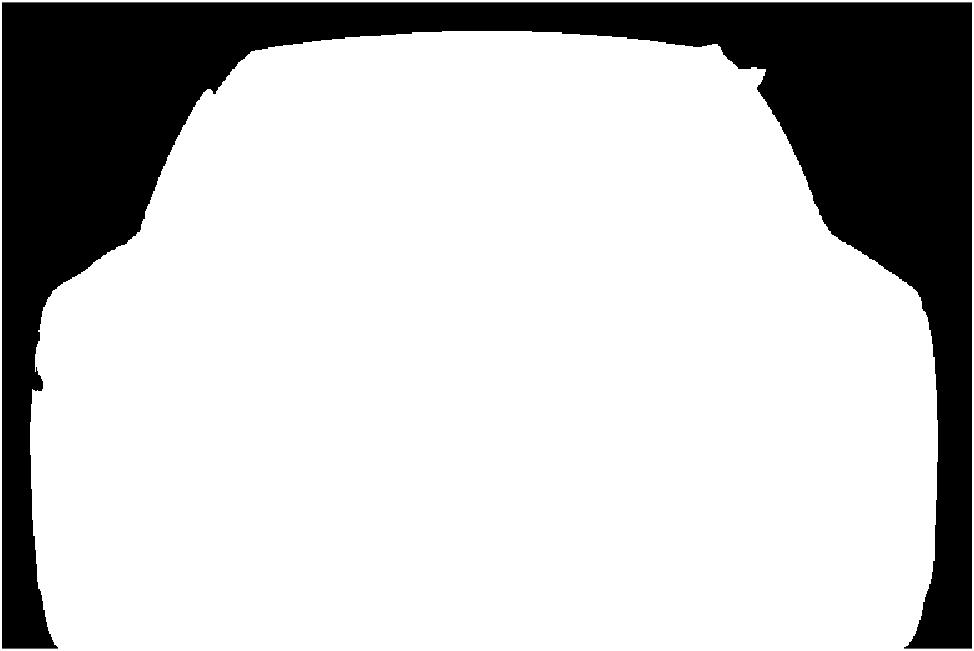
%> input picture Monte Carlo for estimating car frontal area/BW.jpg, 974 x 651 px
$ octave MCca.m   (GNU Octave 9; MATLAB toolbox functions it lacks are replaced by stand-ins)
%> lines starting %> are read from the running program, lines starting %| are printed output that depends on the picture
clear;
tic
%% Ustawienie ilości punktów
N=1000;
in = 0;
out= 0;
%% Wczytywanie zdjecia i informacji o nim.
maska=imread("BW.jpg");
%> maska is the input picture: size 651x974x3 uint8; min 0, max 255, mean 196.5
[row,col,colour]=size(maska);
%> row = 651; col = 974; colour = 3

%% Rozdzielanie kanałów
gray=rgb2gray(maska);

%% Ustawianie generatora liczb losowych
Punkty=[randi(col,N,1),randi(row,N,1)];
X=(Punkty(:,1));
Y=(Punkty(:,2));
%% Test trafionych punktow;
imshow(gray)
hold on;

%%Visual representation of random points
scatter(X(:),Y(:),'blue');
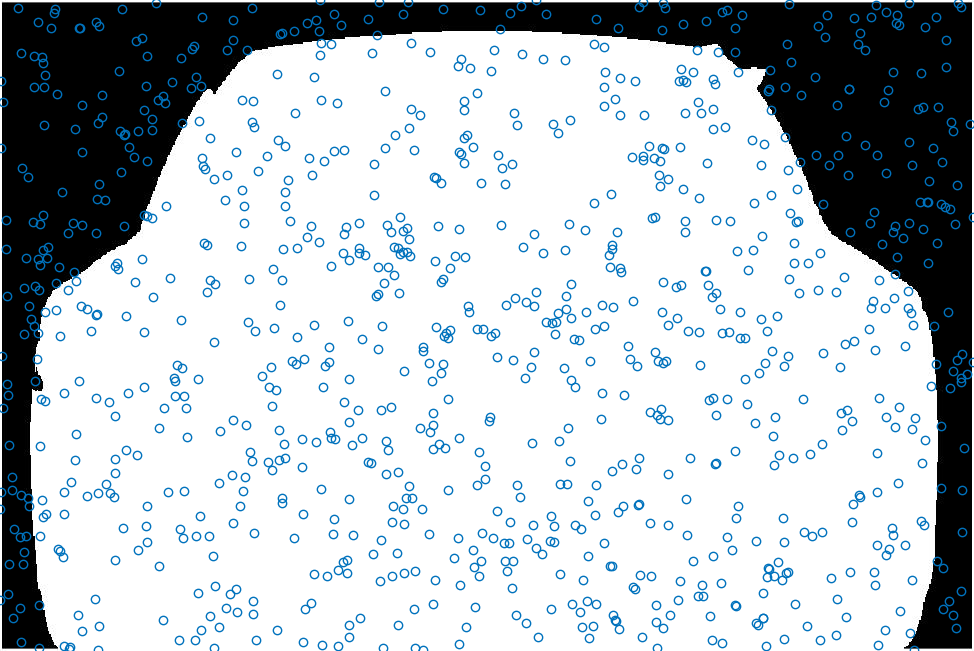
%> figure redrawn from the program's plot data

for i= 1:1:N-1
    if gray(Y(i,1),X(i,1)) == 255
        in=in+1;
    else
        out=out+1;
    end
end
%> after the loop, in = 743; out = 256
%% Liczdenie pola
wynikMC = in/(in+out) %(row*col)
%> wynikMC = 0.744
toc
